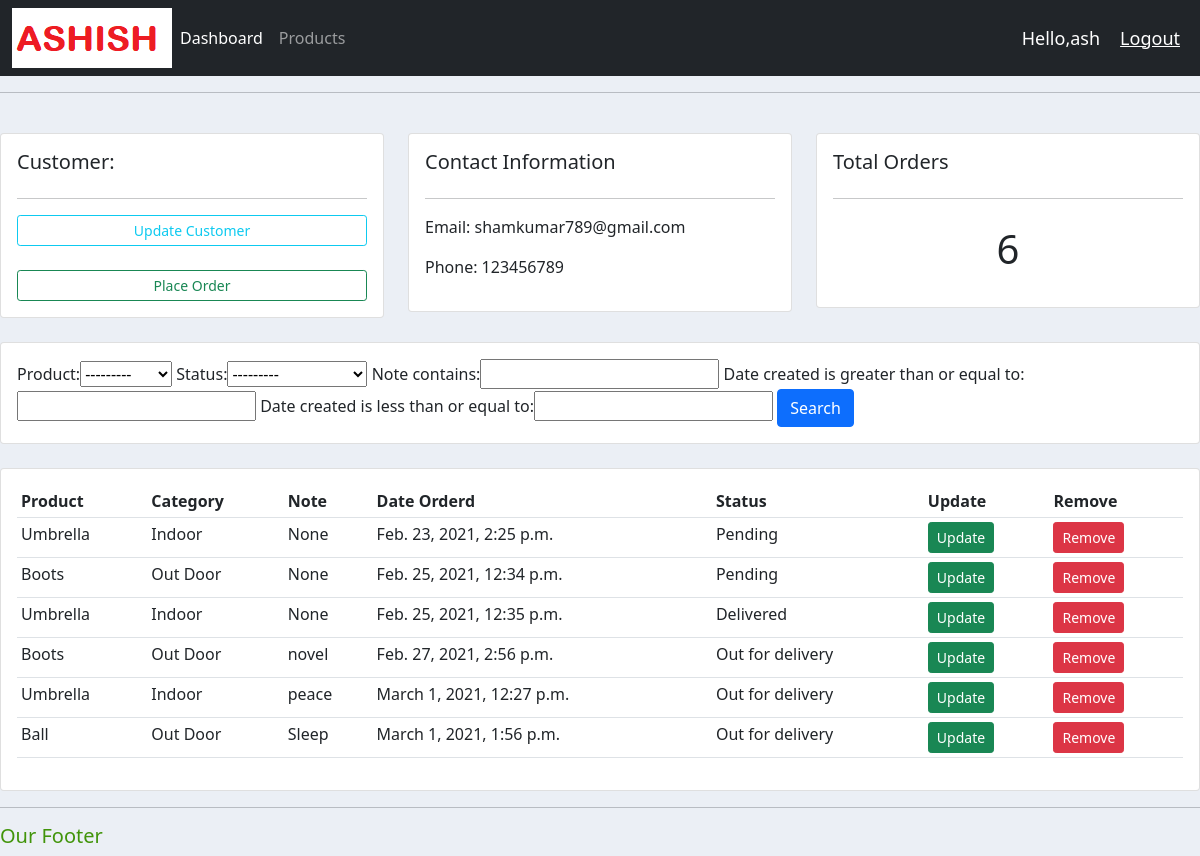
The app's page /customer/1/ (signed in) with its own data.
### accounts/models.py (models this page shows, shortened)
class Customer(models.Model):
    name = models.CharField(max_length=200, null=True)
    phone = models.CharField(max_length=10, null=True)
    email = models.CharField(max_length=100, null=True)
    date_created = models.DateTimeField(auto_now_add=True, null=True)

class Order(models.Model):
    STATUS = (
            ('Pending', 'Pending'),
            ('Out for delivery', 'Out for delivery'),
            ('Delivered', 'Delivered'),
            )
    customer = models.ForeignKey(Customer, null=True, on_delete = models.SET_NULL)
    product = models.ForeignKey(Product, null=True, on_delete = models.SET_NULL)
    date_created = models.DateTimeField(auto_now_add=True, null=True)
    status = models.CharField(max_length=100, null=True, choices=STATUS)
    note = models.CharField(max_length=100, null=True)

class Product(models.Model):
    CATEGORY = (
              ('Indoor', 'Indoor'),
              ('Out Door', 'Out Door'),
              )
    name = models.CharField(max_length=100, null=True)
    price =models.FloatField(null=True)
    category = models.CharField(max_length=100, null=True, choices=CATEGORY)
    description = models.CharField(max_length=100, null=True, blank=True)
    date_created = models.DateTimeField(auto_now_add=True, null=True)
    tag = models.ManyToManyField(Tag)
    def __str__(self):
        return self.name

### accounts/decorators.py (the view)
        def wrapper_func(request, *args, **kwargs):
            group = None
            if(request.user.groups.exists()):
                group = request.user.groups.all()[0].name
            if(group in allowed_roles):
                return view_func(request, *args, **kwargs)
            else:
                return HttpResponse("You are not authorized to view this page.")

### accounts/views.py (called while the page is built)
@login_required(login_url='login')
@allowed_users(allowed_roles=['admin'])
def customer(request,pk):
    customer = Customer.objects.get(id=pk)
    orders = customer.order_set.all()
    total_orders = orders.count()
    myFilter = OrderFilter(request.GET, queryset=orders)
    orders = myFilter.qs
    context = {'customer':customer, 'orders':orders,'total_orders':total_orders, 'myFilter':myFilter}
    return render(request,'accounts/customer.html',context=context)

### accounts/templates/accounts/customer.html
{% extends 'accounts/main.html' %}
{% block content %}
	<br>
<div class="row">
	<div class="col-md">
		<div class="card card-body">
			<h5>Customer:</h5>
			<hr>
			<a class="btn btn-outline-info  btn-sm btn-block" href="">Update Customer</a>
			<br>
			<a class="btn btn-outline-success  btn-sm btn-block" href="{% url 'create_order' customer.id %}">Place Order</a>
		</div>
	</div>
	<div class="col-md">
		<div class="card card-body">
			<h5>Contact Information</h5>
			<hr>
			<p>Email: {{customer.email}}</p>
			<p>Phone: {{customer.phone}}</p>
		</div>
	</div>
	<div class="col-md">
		<div class="card card-body">
			<h5>Total Orders</h5>
			<hr>
			<h1 style="text-align: center;padding: 10px">{{total_orders}}</h1>
		</div>
	</div>
</div>
<br>
<div class="row">
	<div class="col">
		<div class="card card-body">
			<form method="get">
				{{myFilter.form}}
		    <button class="btn btn-primary" type="submit">Search</button>
		  </form>
		</div>
	</div>
</div>
<br>
<div class="row">
	<div class="col-md">
		<div class="card card-body">
			<table class="table table-sm">
				<tr>
					<th>Product</th>
					<th>Category</th>
					<th>Note</th>
					<th>Date Orderd</th>
					<th>Status</th>
					<th>Update</th>
					<th>Remove</th>
				</tr>
				{%for order in orders%}
				<tr>
					<td>{{order.product}}</td>
					<td>{{order.product.category}}</td>
					<td>{{order.note}}</td>
					<td>{{order.date_created}}</td>
					<td>{{order.status}}</td>
					<td><a class="btn btn-sm btn-success" href="{% url 'update_order' order.id %}" role="button">Update</a></td>
					<td><a class="btn btn-sm btn-danger" href="{% url 'delete_order' order.id %}" role="button">Remove</a></td>
				</tr>
				{% endfor %}
			</table>
		</div>
	</div>
</div>
{% endblock content %}

### accounts/templates/accounts/navbar.html (shortened to what this page needs)
{% load static %}
<nav class="navbar navbar-expand-lg navbar-dark bg-dark">
  <div class="container-fluid">
    <img src="{% static 'images/logo.png' %}">
    <div class="collapse navbar-collapse" id="navbarNav">
      <ul class="navbar-nav">
        {% if request.user.is_staff %}
        <li class="nav-item">
          <a class="nav-link active" aria-current="page" href="{% url 'home' %}">Dashboard</a>
        </li>
        <li class="nav-item">
          <a class="nav-link" href="{% url 'products' %}">Products</a>
        </li>
        {% endif %}
      </ul>
    </div>
  </div>
  <span class="hello-msg">Hello,{{request.user}}</span>
  <span><a class="hello-msg" href="{% url 'logout' %}">Logout</a>
</nav>

### static/css/main.css (style rules this page uses)
body { background-color: #ebeff5; }

### accounts/templates/accounts/navbar.html (style rules this page uses)
.hello-msg { font-size: 18px; color: #ffff; margin-right: 20px; }

### records on screen
Customer: email "shamkumar789@gmail.com", phone "123456789"
Order: product "Umbrella", product.category "Indoor", note "None", date_created "Feb. 23, 2021, 2:25 p.m.", status "Pending"
Order: product "Boots", product.category "Out Door", note "None", date_created "Feb. 25, 2021, 12:34 p.m.", status "Pending"
Order: product "Umbrella", product.category "Indoor", note "None", date_created "Feb. 25, 2021, 12:35 p.m.", status "Delivered"
Order: product "Boots", product.category "Out Door", note "novel", date_created "Feb. 27, 2021, 2:56 p.m.", status "Out for delivery"
Order: product "Umbrella", product.category "Indoor", note "peace", date_created "March 1, 2021, 12:27 p.m.", status "Out for delivery"
Order: product "Ball", product.category "Out Door", note "Sleep", date_created "March 1, 2021, 1:56 p.m.", status "Out for delivery"

### other values on screen
{{ request.user }} "ash"
{{ total_orders }} "6"
